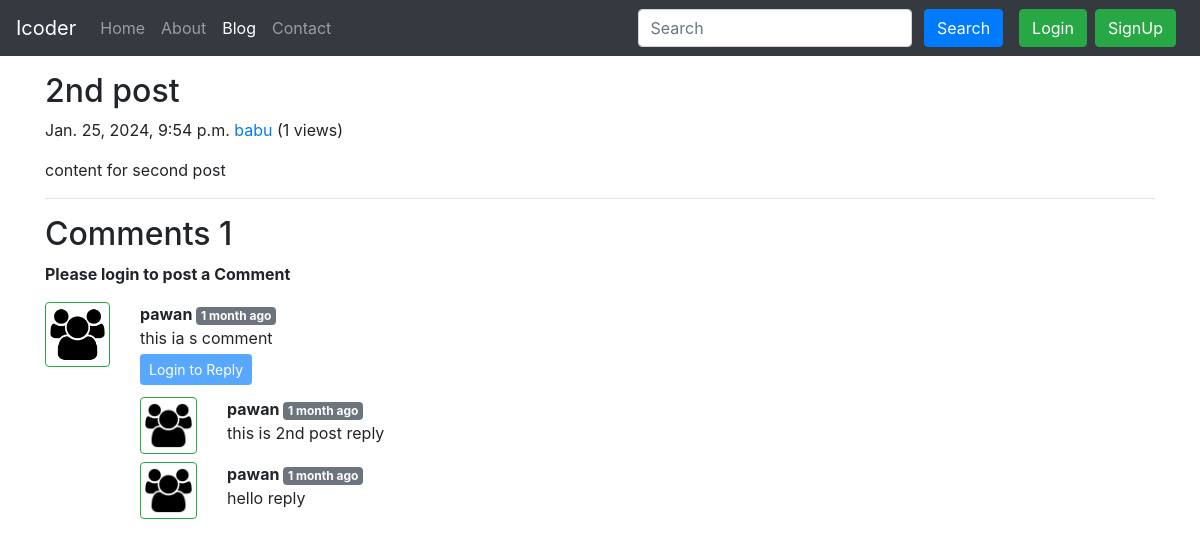
Page /blog/seconddashpost/ on the committed database.
### blog/models.py (models this page shows, shortened)
class Post(models.Model):
    sno = models.AutoField(primary_key=True)
    title = models.CharField(max_length=255)
    content= models.TextField()
    author= models.CharField(max_length=100)
    slug= models.CharField(max_length=140)
    views = models.IntegerField(default=0)
    timeStamp = models.DateTimeField( blank=True)

class BlogComment(models.Model):
    sno = models.AutoField(primary_key=True)
    comment=models.TextField()
    user = models.ForeignKey(User, on_delete=models.CASCADE)
    post = models.ForeignKey(Post, on_delete=models.CASCADE)
    parent = models.ForeignKey('self',on_delete=models.CASCADE,null=True)
    timestamp = models.DateTimeField(default=now)

### blog/views.py (the view)
# urls.py: path('<str:slug>/', views.blogPost, name='blogPost'),
def blogPost(request,slug):
    post = Post.objects.filter(slug=slug).first()
    post.views = post.views +1
    post.save()
    comments = BlogComment.objects.filter(post=post, parent=None)
    replies = BlogComment.objects.filter(post=post).exclude(parent=None)
    replyDict={}
    for reply in replies:
        if reply.parent.sno not in replyDict.keys():
            replyDict[reply.parent.sno]=[reply]
        else:
            replyDict[reply.parent.sno].append(reply)
    context= {'post':post,'comments':comments, 'user': request.user,'replyDict':replyDict}
    return render(request,'blog/blogPost.html',context)

### blog/templatetags/extras.py (called while the page is built)
@register.filter(name='get_val')
def get_val(dict,key):
    return dict.get(key)

### templates/blog/blogPost.html (shortened to what this page needs)
{% extends "base.html" %}
{% block blogactive %}active{% endblock blogactive %}
{% block body %}
{% load humanize %}
{% load extras %}
<div class="container my-3">
    <h2 class="blog-post-title">{{post.title}} </h2>
    <p class="blog-post-meta">{{post.timeStamp}} <a
            href="/about">{{post.author}}</a> (<span>{{post.views}} views</span>) </p>
    <p>{{post.content|safe}}</p>
    <hr>
</div>
<div class="container">
    <h2>Comments {{comments.count}}</h2>
    <div class="my-2">
        {% if user.is_authenticated %}
        <form action="/blog/postComment" method="post">
            {% csrf_token %}
            <div class="mb-3">
                <label for="exampleInputEmail1" class="form-label">Post
                    Comments</label>
                <input type="text" class="form-control" name="comment" id
                    placeholder="Enter comment here">
            </div>
            <input type="hidden" name="postSno" value="{{post.sno}}">
            <input type="hidden" name="parentSno" value>
            <button type="submit" class="btn btn-primary">Submit</button>
        </form>
    </div>
    {% else %}
    <b> <p>Please login to post a Comment</p> </b>
    {% endif %}
    {% for comment in comments %}
    <div class="row my-3">
        <div class="col-md-1 ">
            <img src="/static/img/user.png"
                class="rounded mx-auto d-block w-100 p-1 border border-success"
                alt="user">
        </div>
        <div class="col-md-11 ">
            <b> {{comment.user.username}} </b> <span
                class="badge badge-secondary"> {{comment.timestamp | naturaltime}} </span>
            <div>
                {{comment.comment}}
            </div>
            <div class="reply mx-0">
                {% if user.is_authenticated %}
                <button class="btn btn-primary btn-sm " type="button"
                    data-toggle="collapse"
                    data-target="#replyBox{{comment.sno}}" aria-expanded="false"
                    aria-controls="replyBox{{comment.sno}}">
                    Reply
                </button>
                <div class="collapse" id="replyBox{{comment.sno}}">
                    <div class="card card-body my-2">
                        <form action="/blog/postComment" method="post">
                            {% csrf_token %}
                            <div class="mb-3">
                                <label for="comment" class="form-label">Post a
                                    Reply</label>
                                <input type="text" class="form-control"
                                    name="comment" id
                                    placeholder="Enter comment here">
                                <input type="hidden" name="parentSno"
                                    value="{{comment.sno}}">
                            </div>
                            <input type="hidden" name="postSno"
                                value="{{post.sno}}">
                            <button type="submit"
                                class="btn btn-primary my-1">Submit</button>
                        </form>
                    </div>
                </div>
                {% else %}
                <button class="btn btn-primary btn-sm my-1" type="button"
                    data-toggle="collapse"
                    data-target="#replyBox{{comment.sno}}" aria-expanded="false"
                    aria-controls="replyBox{{comment.sno}}" disabled>
                    Login to Reply
                </button>
                {% endif %}
                <div class="replies my-2">
                    {% for reply in replyDict|get_val:comment.sno  %}
                    <div class="row my-2">
                        <div class="col-md-1">
                            <img src="/static/img/user.png" class="rounded mx-auto d-block w-100 p-1 border border-success" alt="user">
                        </div>
                        <div class="col-md-11 ">
                            <b> {{reply.user.username}} </b> <span
                            class="badge badge-secondary"> {{reply.timestamp | naturaltime}} </span>
                            <div> {{reply.comment}}  </div>
                        </div>
                    </div>
                    {% endfor %}
                </div>
            </div>
        </div>
    </div>
    {% endfor %}
</div>
{% endblock body %}

### templates/base.html (shortened to what this page needs)
<!doctype html>
<html lang="en">
  <head>
    <link rel="stylesheet" href="https://cdn.jsdelivr.net/npm/bootstrap@4.1.3/dist/css/bootstrap.min.css">
  </head>
  <body>
    <nav class="navbar navbar-expand-lg navbar-dark bg-dark">
        <a class="navbar-brand" href="/">Icoder</a>
        <div class="collapse navbar-collapse" id="navbarSupportedContent">
          <ul class="navbar-nav mr-auto">
            <li class="nav-item {% block homeactive %}{% endblock homeactive  %}">
              <a class="nav-link" href="/">Home <span class="sr-only">(current)</span></a>
            </li>
            <li class="nav-item {% block aboutactive %}{% endblock aboutactive  %}">
              <a class="nav-link" href="/about">About</a>
            </li>
            <li class="nav-item {% block blogactive %}{% endblock blogactive  %}">
                <a class="nav-link" href="/blog">Blog</a>
              </li>
            <li class="nav-item">
              <a class="nav-link {% block contactactive %}{% endblock contactactive  %}" href="/contact">Contact</a>
            </li>
          </ul>
          <div class="ml-auto form-inline">
          <form method="get" action="/search" class=" my-2 my-lg-0 mx-3">
            <input class="form-control mr-sm-2" name="query" id="query" type="search" placeholder="Search" aria-label="Search">
            <button class="btn btn-primary my-2 my-sm-0" type="submit">Search</button>
          </form>
          {% if user.is_authenticated %}
          <ul class="navbar-nav mr-2">
            <li class="nav-item dropdown">
              <a class="nav-link dropdown-toggle" href="#" id="navbarDropdown" role="button" data-toggle="dropdown" aria-haspopup="true" aria-expanded="false">
                Welcome {{request.user}}
              </a>
              <div class="dropdown-menu" aria-labelledby="navbarDropdown">
                <a class="dropdown-item" href="/logout">Logout</a>
              </div>
            </li>
          </ul>
           {% else %}
          <button type="button" class="btn btn-success mr-2" data-toggle="modal" data-target="#loginModal">
            Login
           </button>
          <button type="button" class="btn btn-success mr-2" data-toggle="modal" data-target="#signupModal">
            SignUp
           </button>
           {% endif %}
          </div>
        </div>
      </nav>
      {% block body%}
      {% endblock body %}
  </body>
</html>

### rows in the picture
Post: title "2nd post", timeStamp "Jan. 25, 2024, 9:54 p.m.", author "babu", views "1", content "content for second post"
BlogComment: user.username "pawan", timestamp "1 month ago", comment "this ia s comment"
BlogComment: user.username "pawan", timestamp "1 month ago", comment "this is 2nd post reply"
BlogComment: user.username "pawan", timestamp "1 month ago", comment "hello reply"

### other values in the picture
{{ comments.count }} "1"
